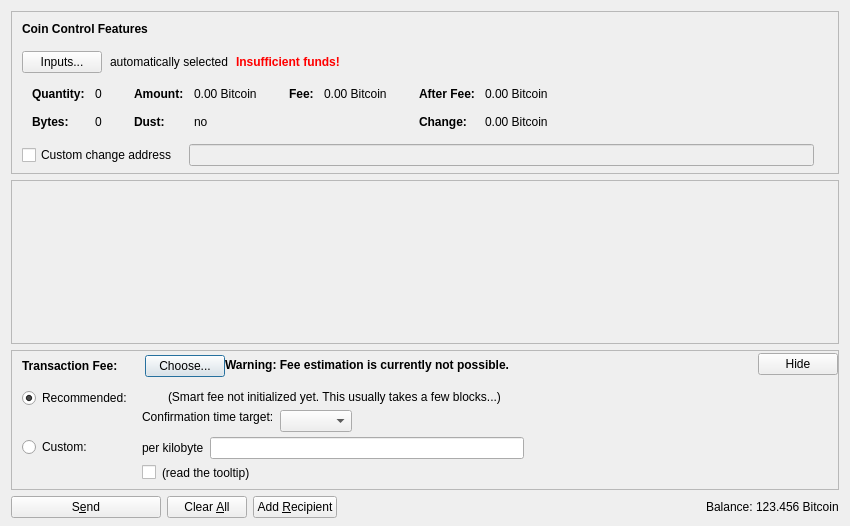
<?xml version="1.0" encoding="UTF-8"?>
<ui version="4.0">
 <class>SendCoinsDialog</class>
 <widget class="QDialog" name="SendCoinsDialog">
  <property name="geometry">
   <rect>
    <x>0</x>
    <y>0</y>
    <width>850</width>
    <height>526</height>
   </rect>
  </property>
  <property name="windowTitle">
   <string>Send Coins</string>
  </property>
  <layout class="QVBoxLayout" name="verticalLayout" stretch="0,1,0,0">
   <property name="bottomMargin">
    <number>8</number>
   </property>
   <item>
    <widget class="QFrame" name="frameCoinControl">
     <property name="sizePolicy">
      <sizepolicy hsizetype="Expanding" vsizetype="Expanding">
       <horstretch>0</horstretch>
       <verstretch>0</verstretch>
      </sizepolicy>
     </property>
     <property name="maximumSize">
      <size>
       <width>16777215</width>
       <height>16777215</height>
      </size>
     </property>
     <property name="frameShape">
      <enum>QFrame::StyledPanel</enum>
     </property>
     <property name="frameShadow">
      <enum>QFrame::Sunken</enum>
     </property>
     <layout class="QVBoxLayout" name="verticalLayoutCoinControl2">
      <property name="spacing">
       <number>0</number>
      </property>
      <property name="leftMargin">
       <number>0</number>
      </property>
      <property name="topMargin">
       <number>0</number>
      </property>
      <property name="rightMargin">
       <number>0</number>
      </property>
      <property name="bottomMargin">
       <number>6</number>
      </property>
      <item>
       <layout class="QVBoxLayout" name="verticalLayoutCoinControl" stretch="0,0,0,0,1">
        <property name="spacing">
         <number>0</number>
        </property>
        <property name="leftMargin">
         <number>10</number>
        </property>
        <property name="topMargin">
         <number>10</number>
        </property>
        <item>
         <layout class="QHBoxLayout" name="horizontalLayoutCoinControl1">
          <property name="bottomMargin">
           <number>15</number>
          </property>
          <item>
           <widget class="QLabel" name="labelCoinControlFeatures">
            <property name="sizePolicy">
             <sizepolicy hsizetype="Preferred" vsizetype="Maximum">
              <horstretch>0</horstretch>
              <verstretch>0</verstretch>
             </sizepolicy>
            </property>
            <property name="font">
             <font>
              <weight>75</weight>
              <bold>true</bold>
             </font>
            </property>
            <property name="styleSheet">
             <string notr="true">font-weight:bold;</string>
            </property>
            <property name="text">
             <string>Coin Control Features</string>
            </property>
           </widget>
          </item>
         </layout>
        </item>
        <item>
         <layout class="QHBoxLayout" name="horizontalLayoutCoinControl2" stretch="0,0,0,0">
          <property name="spacing">
           <number>8</number>
          </property>
          <property name="bottomMargin">
           <number>10</number>
          </property>
          <item>
           <widget class="QPushButton" name="pushButtonCoinControl">
            <property name="styleSheet">
             <string notr="true"/>
            </property>
            <property name="text">
             <string>Inputs...</string>
            </property>
            <property name="autoDefault">
             <bool>false</bool>
            </property>
           </widget>
          </item>
          <item>
           <widget class="QLabel" name="labelCoinControlAutomaticallySelected">
            <property name="text">
             <string>automatically selected</string>
            </property>
            <property name="margin">
             <number>5</number>
            </property>
           </widget>
          </item>
          <item>
           <widget class="QLabel" name="labelCoinControlInsuffFunds">
            <property name="font">
             <font>
              <weight>75</weight>
              <bold>true</bold>
             </font>
            </property>
            <property name="styleSheet">
             <string notr="true">color:red;font-weight:bold;</string>
            </property>
            <property name="text">
             <string>Insufficient funds!</string>
            </property>
            <property name="margin">
             <number>5</number>
            </property>
           </widget>
          </item>
          <item>
           <spacer name="horizontalSpacerCoinControl">
            <property name="orientation">
             <enum>Qt::Horizontal</enum>
            </property>
            <property name="sizeHint" stdset="0">
             <size>
              <width>40</width>
              <height>1</height>
             </size>
            </property>
           </spacer>
          </item>
         </layout>
        </item>
        <item>
         <widget class="QWidget" name="widgetCoinControl" native="true">
          <property name="sizePolicy">
           <sizepolicy hsizetype="Preferred" vsizetype="Preferred">
            <horstretch>0</horstretch>
            <verstretch>0</verstretch>
           </sizepolicy>
          </property>
          <property name="minimumSize">
           <size>
            <width>0</width>
            <height>0</height>
           </size>
          </property>
          <property name="styleSheet">
           <string notr="true"/>
          </property>
          <layout class="QHBoxLayout" name="horizontalLayoutCoinControl5">
           <property name="leftMargin">
            <number>0</number>
           </property>
           <property name="topMargin">
            <number>0</number>
           </property>
           <property name="rightMargin">
            <number>0</number>
           </property>
           <property name="bottomMargin">
            <number>0</number>
           </property>
           <item>
            <layout class="QHBoxLayout" name="horizontalLayoutCoinControl3" stretch="0,0,0,1">
             <property name="spacing">
              <number>20</number>
             </property>
             <property name="topMargin">
              <number>0</number>
             </property>
             <property name="bottomMargin">
              <number>10</number>
             </property>
             <item>
              <layout class="QFormLayout" name="formLayoutCoinControl1">
               <property name="horizontalSpacing">
                <number>10</number>
               </property>
               <property name="verticalSpacing">
                <number>14</number>
               </property>
               <property name="leftMargin">
                <number>10</number>
               </property>
               <property name="topMargin">
                <number>4</number>
               </property>
               <property name="rightMargin">
                <number>6</number>
               </property>
               <item row="0" column="0">
                <widget class="QLabel" name="labelCoinControlQuantityText">
                 <property name="font">
                  <font>
                   <weight>75</weight>
                   <bold>true</bold>
                  </font>
                 </property>
                 <property name="text">
                  <string>Quantity:</string>
                 </property>
                 <property name="margin">
                  <number>0</number>
                 </property>
                </widget>
               </item>
               <item row="0" column="1">
                <widget class="QLabel" name="labelCoinControlQuantity">
                 <property name="cursor">
                  <cursorShape>IBeamCursor</cursorShape>
                 </property>
                 <property name="contextMenuPolicy">
                  <enum>Qt::ActionsContextMenu</enum>
                 </property>
                 <property name="text">
                  <string notr="true">0</string>
                 </property>
                 <property name="margin">
                  <number>0</number>
                 </property>
                 <property name="textInteractionFlags">
                  <set>Qt::LinksAccessibleByMouse|Qt::TextSelectableByKeyboard|Qt::TextSelectableByMouse</set>
                 </property>
                </widget>
               </item>
               <item row="1" column="0">
                <widget class="QLabel" name="labelCoinControlBytesText">
                 <property name="font">
                  <font>
                   <weight>75</weight>
                   <bold>true</bold>
                  </font>
                 </property>
                 <property name="text">
                  <string>Bytes:</string>
                 </property>
                </widget>
               </item>
               <item row="1" column="1">
                <widget class="QLabel" name="labelCoinControlBytes">
                 <property name="cursor">
                  <cursorShape>IBeamCursor</cursorShape>
                 </property>
                 <property name="contextMenuPolicy">
                  <enum>Qt::ActionsContextMenu</enum>
                 </property>
                 <property name="text">
                  <string notr="true">0</string>
                 </property>
                 <property name="textInteractionFlags">
                  <set>Qt::LinksAccessibleByMouse|Qt::TextSelectableByKeyboard|Qt::TextSelectableByMouse</set>
                 </property>
                </widget>
               </item>
              </layout>
             </item>
             <item>
              <layout class="QFormLayout" name="formLayoutCoinControl2">
               <property name="horizontalSpacing">
                <number>10</number>
               </property>
               <property name="verticalSpacing">
                <number>14</number>
               </property>
               <property name="leftMargin">
                <number>6</number>
               </property>
               <property name="topMargin">
                <number>4</number>
               </property>
               <property name="rightMargin">
                <number>6</number>
               </property>
               <item row="0" column="0">
                <widget class="QLabel" name="labelCoinControlAmountText">
                 <property name="font">
                  <font>
                   <weight>75</weight>
                   <bold>true</bold>
                  </font>
                 </property>
                 <property name="text">
                  <string>Amount:</string>
                 </property>
                 <property name="margin">
                  <number>0</number>
                 </property>
                </widget>
               </item>
               <item row="0" column="1">
                <widget class="QLabel" name="labelCoinControlAmount">
                 <property name="cursor">
                  <cursorShape>IBeamCursor</cursorShape>
                 </property>
                 <property name="contextMenuPolicy">
                  <enum>Qt::ActionsContextMenu</enum>
                 </property>
                 <property name="text">
                  <string notr="true">0.00 Bitcoin</string>
                 </property>
                 <property name="textInteractionFlags">
                  <set>Qt::LinksAccessibleByMouse|Qt::TextSelectableByKeyboard|Qt::TextSelectableByMouse</set>
                 </property>
                </widget>
               </item>
               <item row="1" column="0">
                <widget class="QLabel" name="labelCoinControlLowOutputText">
                 <property name="font">
                  <font>
                   <weight>75</weight>
                   <bold>true</bold>
                  </font>
                 </property>
                 <property name="text">
                  <string>Dust:</string>
                 </property>
                </widget>
               </item>
               <item row="1" column="1">
                <widget class="QLabel" name="labelCoinControlLowOutput">
                 <property name="cursor">
                  <cursorShape>IBeamCursor</cursorShape>
                 </property>
                 <property name="contextMenuPolicy">
                  <enum>Qt::ActionsContextMenu</enum>
                 </property>
                 <property name="text">
                  <string notr="true">no</string>
                 </property>
                 <property name="textInteractionFlags">
                  <set>Qt::LinksAccessibleByMouse|Qt::TextSelectableByKeyboard|Qt::TextSelectableByMouse</set>
                 </property>
                </widget>
               </item>
              </layout>
             </item>
             <item>
              <layout class="QFormLayout" name="formLayoutCoinControl3">
               <property name="horizontalSpacing">
                <number>10</number>
               </property>
               <property name="verticalSpacing">
                <number>14</number>
               </property>
               <property name="leftMargin">
                <number>6</number>
               </property>
               <property name="topMargin">
                <number>4</number>
               </property>
               <property name="rightMargin">
                <number>6</number>
               </property>
               <item row="0" column="0">
                <widget class="QLabel" name="labelCoinControlFeeText">
                 <property name="font">
                  <font>
                   <weight>75</weight>
                   <bold>true</bold>
                  </font>
                 </property>
                 <property name="text">
                  <string>Fee:</string>
                 </property>
                 <property name="margin">
                  <number>0</number>
                 </property>
                </widget>
               </item>
               <item row="0" column="1">
                <widget class="QLabel" name="labelCoinControlFee">
                 <property name="cursor">
                  <cursorShape>IBeamCursor</cursorShape>
                 </property>
                 <property name="contextMenuPolicy">
                  <enum>Qt::ActionsContextMenu</enum>
                 </property>
                 <property name="text">
                  <string notr="true">0.00 Bitcoin</string>
                 </property>
                 <property name="textInteractionFlags">
                  <set>Qt::LinksAccessibleByMouse|Qt::TextSelectableByKeyboard|Qt::TextSelectableByMouse</set>
                 </property>
                </widget>
               </item>
              </layout>
             </item>
             <item>
              <layout class="QFormLayout" name="formLayoutCoinControl4">
               <property name="horizontalSpacing">
                <number>10</number>
               </property>
               <property name="verticalSpacing">
                <number>14</number>
               </property>
               <property name="leftMargin">
                <number>6</number>
               </property>
               <property name="topMargin">
                <number>4</number>
               </property>
               <property name="rightMargin">
                <number>6</number>
               </property>
               <item row="0" column="0">
                <widget class="QLabel" name="labelCoinControlAfterFeeText">
                 <property name="font">
                  <font>
                   <weight>75</weight>
                   <bold>true</bold>
                  </font>
                 </property>
                 <property name="text">
                  <string>After Fee:</string>
                 </property>
                 <property name="margin">
                  <number>0</number>
                 </property>
                </widget>
               </item>
               <item row="0" column="1">
                <widget class="QLabel" name="labelCoinControlAfterFee">
                 <property name="cursor">
                  <cursorShape>IBeamCursor</cursorShape>
                 </property>
                 <property name="contextMenuPolicy">
                  <enum>Qt::ActionsContextMenu</enum>
                 </property>
                 <property name="text">
                  <string notr="true">0.00 Bitcoin</string>
                 </property>
                 <property name="textInteractionFlags">
                  <set>Qt::LinksAccessibleByMouse|Qt::TextSelectableByKeyboard|Qt::TextSelectableByMouse</set>
                 </property>
                </widget>
               </item>
               <item row="1" column="0">
                <widget class="QLabel" name="labelCoinControlChangeText">
                 <property name="font">
                  <font>
                   <weight>75</weight>
                   <bold>true</bold>
                  </font>
                 </property>
                 <property name="text">
                  <string>Change:</string>
                 </property>
                </widget>
               </item>
               <item row="1" column="1">
                <widget class="QLabel" name="labelCoinControlChange">
                 <property name="cursor">
                  <cursorShape>IBeamCursor</cursorShape>
                 </property>
                 <property name="contextMenuPolicy">
                  <enum>Qt::ActionsContextMenu</enum>
                 </property>
                 <property name="text">
                  <string notr="true">0.00 Bitcoin</string>
                 </property>
                 <property name="textInteractionFlags">
                  <set>Qt::LinksAccessibleByMouse|Qt::TextSelectableByKeyboard|Qt::TextSelectableByMouse</set>
                 </property>
                </widget>
               </item>
              </layout>
             </item>
            </layout>
           </item>
          </layout>
         </widget>
        </item>
        <item>
         <layout class="QHBoxLayout" name="horizontalLayoutCoinControl4" stretch="0,0,0">
          <property name="spacing">
           <number>12</number>
          </property>
          <property name="sizeConstraint">
           <enum>QLayout::SetDefaultConstraint</enum>
          </property>
          <property name="topMargin">
           <number>5</number>
          </property>
          <property name="rightMargin">
           <number>5</number>
          </property>
          <item>
           <widget class="QCheckBox" name="checkBoxCoinControlChange">
            <property name="toolTip">
             <string>If this is activated, but the change address is empty or invalid, change will be sent to a newly generated address.</string>
            </property>
            <property name="text">
             <string>Custom change address</string>
            </property>
           </widget>
          </item>
          <item>
           <widget class="QValidatedLineEdit" name="lineEditCoinControlChange">
            <property name="enabled">
             <bool>false</bool>
            </property>
            <property name="sizePolicy">
             <sizepolicy hsizetype="Expanding" vsizetype="Fixed">
              <horstretch>0</horstretch>
              <verstretch>0</verstretch>
             </sizepolicy>
            </property>
           </widget>
          </item>
          <item>
           <widget class="QLabel" name="labelCoinControlChangeLabel">
            <property name="sizePolicy">
             <sizepolicy hsizetype="Preferred" vsizetype="Expanding">
              <horstretch>0</horstretch>
              <verstretch>0</verstretch>
             </sizepolicy>
            </property>
            <property name="minimumSize">
             <size>
              <width>0</width>
              <height>0</height>
             </size>
            </property>
            <property name="text">
             <string/>
            </property>
            <property name="margin">
             <number>3</number>
            </property>
           </widget>
          </item>
         </layout>
        </item>
        <item>
         <spacer name="verticalSpacerCoinControl">
          <property name="orientation">
           <enum>Qt::Vertical</enum>
          </property>
          <property name="sizeHint" stdset="0">
           <size>
            <width>800</width>
            <height>1</height>
           </size>
          </property>
         </spacer>
        </item>
       </layout>
      </item>
     </layout>
    </widget>
   </item>
   <item>
    <widget class="QScrollArea" name="scrollArea">
     <property name="widgetResizable">
      <bool>true</bool>
     </property>
     <widget class="QWidget" name="scrollAreaWidgetContents">
      <property name="geometry">
       <rect>
        <x>0</x>
        <y>0</y>
        <width>830</width>
        <height>104</height>
       </rect>
      </property>
      <layout class="QVBoxLayout" name="verticalLayout_2" stretch="0,1">
       <property name="leftMargin">
        <number>0</number>
       </property>
       <property name="topMargin">
        <number>0</number>
       </property>
       <property name="rightMargin">
        <number>0</number>
       </property>
       <property name="bottomMargin">
        <number>0</number>
       </property>
       <item>
        <layout class="QVBoxLayout" name="entries">
         <property name="spacing">
          <number>6</number>
         </property>
        </layout>
       </item>
       <item>
        <spacer name="verticalSpacer">
         <property name="orientation">
          <enum>Qt::Vertical</enum>
         </property>
         <property name="sizeHint" stdset="0">
          <size>
           <width>20</width>
           <height>40</height>
          </size>
         </property>
        </spacer>
       </item>
      </layout>
     </widget>
    </widget>
   </item>
   <item>
    <widget class="QFrame" name="frameFee">
     <property name="sizePolicy">
      <sizepolicy hsizetype="Expanding" vsizetype="Expanding">
       <horstretch>0</horstretch>
       <verstretch>0</verstretch>
      </sizepolicy>
     </property>
     <property name="maximumSize">
      <size>
       <width>16777215</width>
       <height>16777215</height>
      </size>
     </property>
     <property name="frameShape">
      <enum>QFrame::StyledPanel</enum>
     </property>
     <property name="frameShadow">
      <enum>QFrame::Sunken</enum>
     </property>
     <layout class="QVBoxLayout" name="verticalLayoutFee1">
      <property name="spacing">
       <number>0</number>
      </property>
      <property name="leftMargin">
       <number>0</number>
      </property>
      <property name="topMargin">
       <number>0</number>
      </property>
      <property name="rightMargin">
       <number>0</number>
      </property>
      <property name="bottomMargin">
       <number>0</number>
      </property>
      <item>
       <layout class="QVBoxLayout" name="verticalLayoutFee2" stretch="0,0,0">
        <property name="spacing">
         <number>0</number>
        </property>
        <property name="leftMargin">
         <number>10</number>
        </property>
        <property name="topMargin">
         <number>0</number>
        </property>
        <item>
         <layout class="QHBoxLayout" name="horizontalLayoutFee1">
          <property name="bottomMargin">
           <number>0</number>
          </property>
          <item>
           <layout class="QVBoxLayout" name="verticalLayoutFee7">
            <property name="spacing">
             <number>0</number>
            </property>
            <item>
             <spacer name="verticalSpacerSmartFee">
              <property name="orientation">
               <enum>Qt::Vertical</enum>
              </property>
              <property name="sizeType">
               <enum>QSizePolicy::Fixed</enum>
              </property>
              <property name="sizeHint" stdset="0">
               <size>
                <width>1</width>
                <height>4</height>
               </size>
              </property>
             </spacer>
            </item>
            <item>
             <layout class="QHBoxLayout" name="horizontalLayoutSmartFee">
              <property name="spacing">
               <number>10</number>
              </property>
              <item>
               <widget class="QLabel" name="labelFeeHeadline">
                <property name="sizePolicy">
                 <sizepolicy hsizetype="Preferred" vsizetype="Maximum">
                  <horstretch>0</horstretch>
                  <verstretch>0</verstretch>
                 </sizepolicy>
                </property>
                <property name="font">
                 <font>
                  <weight>75</weight>
                  <bold>true</bold>
                 </font>
                </property>
                <property name="styleSheet">
                 <string notr="true">font-weight:bold;</string>
                </property>
                <property name="text">
                 <string>Transaction Fee:</string>
                </property>
               </widget>
              </item>
              <item>
               <widget class="QLabel" name="labelFeeMinimized">
                <property name="text">
                 <string/>
                </property>
               </widget>
              </item>
              <item>
               <widget class="QPushButton" name="buttonChooseFee">
                <property name="text">
                 <string>Choose...</string>
                </property>
               </widget>
              </item>
             </layout>
            </item>
            <item>
             <spacer name="verticalSpacer_5">
              <property name="orientation">
               <enum>Qt::Vertical</enum>
              </property>
              <property name="sizeHint" stdset="0">
               <size>
                <width>1</width>
                <height>1</height>
               </size>
              </property>
             </spacer>
            </item>
           </layout>
          </item>
          <item>
           <widget class="QLabel" name="fallbackFeeWarningLabel">
            <property name="toolTip">
             <string>Using the fallbackfee can result in sending a transaction that will take several hours or days (or never) to confirm. Consider choosing your fee manually or wait until you have validated the complete chain.</string>
            </property>
            <property name="font">
            <font>
                <weight>75</weight>
                <bold>true</bold>
            </font>
            </property>
            <property name="text">
             <string>Warning: Fee estimation is currently not possible.</string>
            </property>
            <property name="wordWrap">
             <bool>false</bool>
            </property>
           </widget>
          </item>
          <item>
           <spacer name="horizontalSpacer_4">
            <property name="orientation">
             <enum>Qt::Horizontal</enum>
            </property>
            <property name="sizeType">
             <enum>QSizePolicy::MinimumExpanding</enum>
            </property>
            <property name="sizeHint" stdset="0">
             <size>
              <width>40</width>
              <height>20</height>
             </size>
            </property>
           </spacer>
          </item>
          <item>
           <widget class="QPushButton" name="buttonMinimizeFee">
            <property name="toolTip">
             <string>collapse fee-settings</string>
            </property>
            <property name="text">
             <string>Hide</string>
            </property>
           </widget>
          </item>
         </layout>
        </item>
        <item>
         <widget class="QFrame" name="frameFeeSelection">
          <layout class="QVBoxLayout" name="verticalLayoutFee12">
           <property name="spacing">
            <number>0</number>
           </property>
           <property name="leftMargin">
            <number>0</number>
           </property>
           <property name="topMargin">
            <number>0</number>
           </property>
           <property name="rightMargin">
            <number>0</number>
           </property>
           <property name="bottomMargin">
            <number>0</number>
           </property>
           <item>
            <layout class="QGridLayout" name="gridLayoutFee">
             <property name="topMargin">
              <number>10</number>
             </property>
             <property name="bottomMargin">
              <number>4</number>
             </property>
             <property name="horizontalSpacing">
              <number>10</number>
             </property>
             <property name="verticalSpacing">
              <number>4</number>
             </property>
             <item row="1" column="1">
              <layout class="QVBoxLayout" name="verticalLayoutFee8">
               <property name="spacing">
                <number>6</number>
               </property>
               <item>
                <layout class="QHBoxLayout" name="horizontalLayoutFee13">
                 <item>
                  <widget class="QLabel" name="labelCustomPerKilobyte">
                   <property name="toolTip">
                    <string>Specify a custom fee per kB (1,000 bytes) of the transaction's virtual size.

Note:  Since the fee is calculated on a per-byte basis, a fee of "100 satoshis per kB" for a transaction size of 500 bytes (half of 1 kB) would ultimately yield a fee of only 50 satoshis.</string>
                   </property>
                   <property name="text">
                    <string>per kilobyte</string>
                   </property>
                  </widget>
                 </item>
                 <item>
                  <widget class="BitcoinAmountField" name="customFee"/>
                 </item>
                 <item>
                  <spacer name="horizontalSpacer_6">
                   <property name="orientation">
                    <enum>Qt::Horizontal</enum>
                   </property>
                   <property name="sizeHint" stdset="0">
                    <size>
                     <width>1</width>
                     <height>1</height>
                    </size>
                   </property>
                  </spacer>
                 </item>
                </layout>
               </item>
               <item>
                <layout class="QHBoxLayout" name="horizontalLayoutFee8">
                 <item>
                  <widget class="QCheckBox" name="checkBoxMinimumFee">
                   <property name="toolTip">
                    <string>Paying only the minimum fee is just fine as long as there is less transaction volume than space in the blocks. But be aware that this can end up in a never confirming transaction once there is more demand for bitcoin transactions than the network can process.</string>
                   </property>
                   <property name="text">
                    <string/>
                   </property>
                  </widget>
                 </item>
                 <item>
                  <widget class="QLabel" name="labelMinFeeWarning">
                   <property name="enabled">
                    <bool>true</bool>
                   </property>
                   <property name="toolTip">
                    <string>Paying only the minimum fee is just fine as long as there is less transaction volume than space in the blocks. But be aware that this can end up in a never confirming transaction once there is more demand for bitcoin transactions than the network can process.</string>
                   </property>
                   <property name="text">
                    <string>(read the tooltip)</string>
                   </property>
                   <property name="margin">
                    <number>5</number>
                   </property>
                  </widget>
                 </item>
                 <item>
                  <spacer name="horizontalSpacer_2">
                   <property name="orientation">
                    <enum>Qt::Horizontal</enum>
                   </property>
                   <property name="sizeHint" stdset="0">
                    <size>
                     <width>1</width>
                     <height>1</height>
                    </size>
                   </property>
                  </spacer>
                 </item>
                </layout>
               </item>
              </layout>
             </item>
             <item row="0" column="0">
              <layout class="QVBoxLayout" name="verticalLayoutFee4" stretch="0,1">
               <item>
                <widget class="QRadioButton" name="radioSmartFee">
                 <property name="text">
                  <string>Recommended:</string>
                 </property>
                 <property name="checked">
                  <bool>true</bool>
                 </property>
                 <attribute name="buttonGroup">
                  <string notr="true">groupFee</string>
                 </attribute>
                </widget>
               </item>
               <item>
                <spacer name="verticalSpacer_2">
                 <property name="orientation">
                  <enum>Qt::Vertical</enum>
                 </property>
                 <property name="sizeHint" stdset="0">
                  <size>
                   <width>1</width>
                   <height>1</height>
                  </size>
                 </property>
                </spacer>
               </item>
              </layout>
             </item>
             <item row="1" column="0">
              <layout class="QVBoxLayout" name="verticalLayoutFee9" stretch="0,1">
               <item>
                <widget class="QRadioButton" name="radioCustomFee">
                 <property name="text">
                  <string>Custom:</string>
                 </property>
                 <attribute name="buttonGroup">
                  <string notr="true">groupFee</string>
                 </attribute>
                </widget>
               </item>
               <item>
                <spacer name="verticalSpacer_6">
                 <property name="orientation">
                  <enum>Qt::Vertical</enum>
                 </property>
                 <property name="sizeHint" stdset="0">
                  <size>
                   <width>1</width>
                   <height>1</height>
                  </size>
                 </property>
                </spacer>
               </item>
              </layout>
             </item>
             <item row="0" column="1">
              <layout class="QVBoxLayout" name="verticalLayoutFee3" stretch="0,0,1">
               <property name="spacing">
                <number>6</number>
               </property>
               <property name="topMargin">
                <number>2</number>
               </property>
               <item>
                <layout class="QHBoxLayout" name="horizontalLayoutFee12">
                 <item>
                  <widget class="QLabel" name="labelSmartFee">
                   <property name="text">
                    <string/>
                   </property>
                   <property name="margin">
                    <number>2</number>
                   </property>
                  </widget>
                 </item>
                 <item>
                  <widget class="QLabel" name="labelFeeEstimation">
                   <property name="text">
                    <string/>
                   </property>
                  </widget>
                 </item>
                 <item>
                  <widget class="QLabel" name="labelSmartFee2">
                   <property name="text">
                    <string>(Smart fee not initialized yet. This usually takes a few blocks...)</string>
                   </property>
                   <property name="margin">
                    <number>2</number>
                   </property>
                  </widget>
                 </item>
                 <item>
                  <spacer name="horizontalSpacer_5">
                   <property name="orientation">
                    <enum>Qt::Horizontal</enum>
                   </property>
                   <property name="sizeHint" stdset="0">
                    <size>
                     <width>1</width>
                     <height>1</height>
                    </size>
                   </property>
                  </spacer>
                 </item>
                </layout>
               </item>
               <item>
                <layout class="QHBoxLayout" name="horizontalLayoutFee9">
                 <item>
                  <layout class="QVBoxLayout" name="verticalLayoutFee6">
                   <item>
                    <widget class="QLabel" name="labelSmartFee3">
                     <property name="text">
                      <string>Confirmation time target:</string>
                     </property>
                     <property name="margin">
                      <number>2</number>
                     </property>
                    </widget>
                   </item>
                   <item>
                    <spacer name="verticalSpacer_3">
                     <property name="orientation">
                      <enum>Qt::Vertical</enum>
                     </property>
                     <property name="sizeHint" stdset="0">
                      <size>
                       <width>1</width>
                       <height>1</height>
                      </size>
                     </property>
                    </spacer>
                   </item>
                  </layout>
                 </item>
                 <item>
                  <layout class="QVBoxLayout" name="verticalLayoutFee5">
                   <property name="rightMargin">
                    <number>30</number>
                   </property>
                   <item>
                    <layout class="QHBoxLayout" name="horizontalLayoutConfTarget">
                     <property name="bottomMargin">
                      <number>0</number>
                     </property>
                     <item>
                      <widget class="QComboBox" name="confTargetSelector"/>
                     </item>
                     <item>
                      <spacer name="horizontalSpacerConfTarget">
                       <property name="orientation">
                        <enum>Qt::Horizontal</enum>
                       </property>
                       <property name="sizeHint" stdset="0">
                        <size>
                         <width>40</width>
                         <height>20</height>
                        </size>
                       </property>
                      </spacer>
                     </item>
                    </layout>
                   </item>
                  </layout>
                 </item>
                </layout>
               </item>
               <item>
                <spacer name="verticalSpacer_4">
                 <property name="orientation">
                  <enum>Qt::Vertical</enum>
                 </property>
                 <property name="sizeHint" stdset="0">
                  <size>
                   <width>1</width>
                   <height>1</height>
                  </size>
                 </property>
                </spacer>
               </item>
              </layout>
             </item>
            </layout>
           </item>
          </layout>
         </widget>
        </item>
        <item>
         <spacer name="verticalSpacerFee">
          <property name="orientation">
           <enum>Qt::Vertical</enum>
          </property>
          <property name="sizeHint" stdset="0">
           <size>
            <width>40</width>
            <height>5</height>
           </size>
          </property>
         </spacer>
        </item>
       </layout>
      </item>
     </layout>
    </widget>
   </item>
   <item>
    <layout class="QHBoxLayout" name="horizontalLayout">
     <item>
      <widget class="QPushButton" name="sendButton">
       <property name="minimumSize">
        <size>
         <width>150</width>
         <height>0</height>
        </size>
       </property>
       <property name="toolTip">
        <string>Confirm the send action</string>
       </property>
       <property name="text">
        <string>S&amp;end</string>
       </property>
       <property name="icon">
        <iconset resource="../bitcoin.qrc">
         <normaloff>:/icons/send</normaloff>:/icons/send</iconset>
       </property>
       <property name="autoDefault">
        <bool>false</bool>
       </property>
       <property name="default">
        <bool>false</bool>
       </property>
      </widget>
     </item>
     <item>
      <widget class="QPushButton" name="clearButton">
       <property name="sizePolicy">
        <sizepolicy hsizetype="Minimum" vsizetype="Fixed">
         <horstretch>0</horstretch>
         <verstretch>0</verstretch>
        </sizepolicy>
       </property>
       <property name="toolTip">
        <string>Clear all fields of the form.</string>
       </property>
       <property name="text">
        <string>Clear &amp;All</string>
       </property>
       <property name="icon">
        <iconset resource="../bitcoin.qrc">
         <normaloff>:/icons/remove</normaloff>:/icons/remove</iconset>
       </property>
       <property name="autoDefault">
        <bool>false</bool>
       </property>
      </widget>
     </item>
     <item>
      <widget class="QPushButton" name="addButton">
       <property name="toolTip">
        <string>Send to multiple recipients at once</string>
       </property>
       <property name="text">
        <string>Add &amp;Recipient</string>
       </property>
       <property name="icon">
        <iconset resource="../bitcoin.qrc">
         <normaloff>:/icons/add</normaloff>:/icons/add</iconset>
       </property>
       <property name="autoDefault">
        <bool>false</bool>
       </property>
      </widget>
     </item>
     <item>
      <spacer name="horizontalSpacer">
       <property name="orientation">
        <enum>Qt::Horizontal</enum>
       </property>
       <property name="sizeHint" stdset="0">
        <size>
         <width>40</width>
         <height>20</height>
        </size>
       </property>
      </spacer>
     </item>
     <item>
      <layout class="QHBoxLayout" name="horizontalLayout_2">
       <property name="spacing">
        <number>3</number>
       </property>
       <item>
        <widget class="QLabel" name="label">
         <property name="sizePolicy">
          <sizepolicy hsizetype="Preferred" vsizetype="Fixed">
           <horstretch>0</horstretch>
           <verstretch>0</verstretch>
          </sizepolicy>
         </property>
         <property name="text">
          <string>Balance:</string>
         </property>
        </widget>
       </item>
       <item>
        <widget class="QLabel" name="labelBalance">
         <property name="sizePolicy">
          <sizepolicy hsizetype="Preferred" vsizetype="Fixed">
           <horstretch>0</horstretch>
           <verstretch>0</verstretch>
          </sizepolicy>
         </property>
         <property name="cursor">
          <cursorShape>IBeamCursor</cursorShape>
         </property>
         <property name="text">
          <string notr="true">123.456 Bitcoin</string>
         </property>
         <property name="textInteractionFlags">
          <set>Qt::LinksAccessibleByMouse|Qt::TextSelectableByKeyboard|Qt::TextSelectableByMouse</set>
         </property>
        </widget>
       </item>
      </layout>
     </item>
    </layout>
   </item>
  </layout>
 </widget>
 <customwidgets>
  <customwidget>
   <class>QValidatedLineEdit</class>
   <extends>QLineEdit</extends>
   <header>qt/qvalidatedlineedit.h</header>
  </customwidget>
  <customwidget>
   <class>BitcoinAmountField</class>
   <extends>QLineEdit</extends>
   <header>qt/mobtechamountfield.h</header>
   <container>1</container>
  </customwidget>
 </customwidgets>
 <resources>
  <include location="../bitcoin.qrc"/>
 </resources>
 <connections/>
 <buttongroups>
  <buttongroup name="groupFee"/>
 </buttongroups>
</ui>
